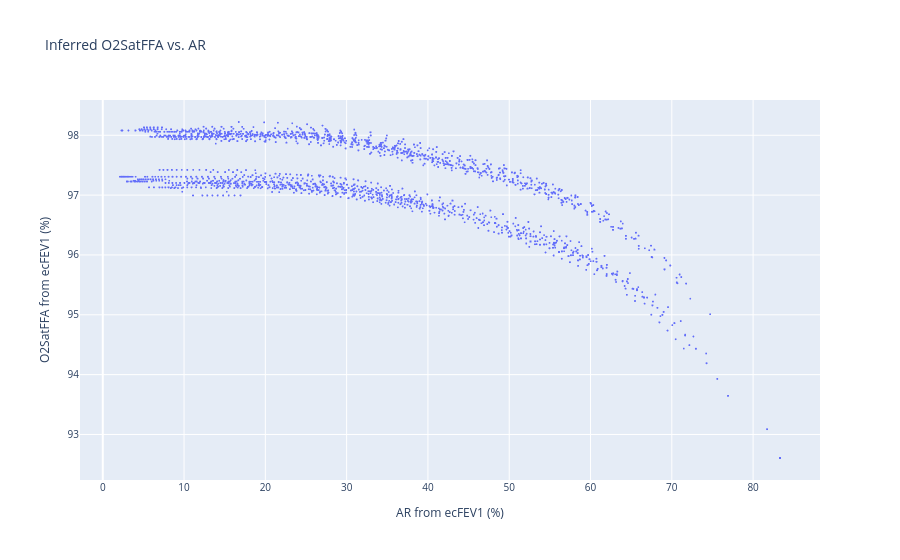

Write notebook code for a chart like this one.
### Markdown cell above
## Infer O2SatFFA after observing FEV1
Done in model_up_to_O2SatFFA.ipynb

### Code cell
# Add title: inferred O2SatFFA from ecFEV1 vs. AR
title = "Inferred O2SatFFA vs. AR"
fig = px.scatter(
    df,
    x="AR from ecFEV1 (%)",
    y="O2SatFFA from ecFEV1 (%)",
    title=title,
    hover_data=["ID", "ecFEV1"],
)
# Reduce marker size
fig.update_traces(marker=dict(size=2))
fig.update_layout(font=dict(size=10), title=title)
fig.show()

### Figure 1 — Plotly figure (JSON) as saved in the notebook; plotly's stock layout.template omitted (floating-point values rounded to 4 significant figures; data arrays with more than 128 entries replaced by an {"elided": "..."} marker saying what was removed)
{"data": [{"customdata": {"elided": "20397x2 mixed values"}, "hovertemplate": "AR from ecFEV1 (%)=%{x}<br>O2SatFFA from ecFEV1 (%)=%{y}<br>ID=%{customdata[0]}<br>ecFEV1=%{customdata[1]}<extra></extra>", "legendgroup": "", "marker": {"color": "#636efa", "size": 2, "symbol": "circle"}, "mode": "markers", "name": "", "showlegend": false, "type": "scattergl", "x": {"elided": "20397 float values"}, "xaxis": "x", "y": {"elided": "20397 float values"}, "yaxis": "y"}], "layout": {"font": {"size": 10}, "legend": {"tracegroupgap": 0}, "title": {"text": "Inferred O2SatFFA vs. AR"}, "xaxis": {"anchor": "y", "domain": [0, 1], "title": {"text": "AR from ecFEV1 (%)"}}, "yaxis": {"anchor": "x", "domain": [0, 1], "title": {"text": "O2SatFFA from ecFEV1 (%)"}}}}
